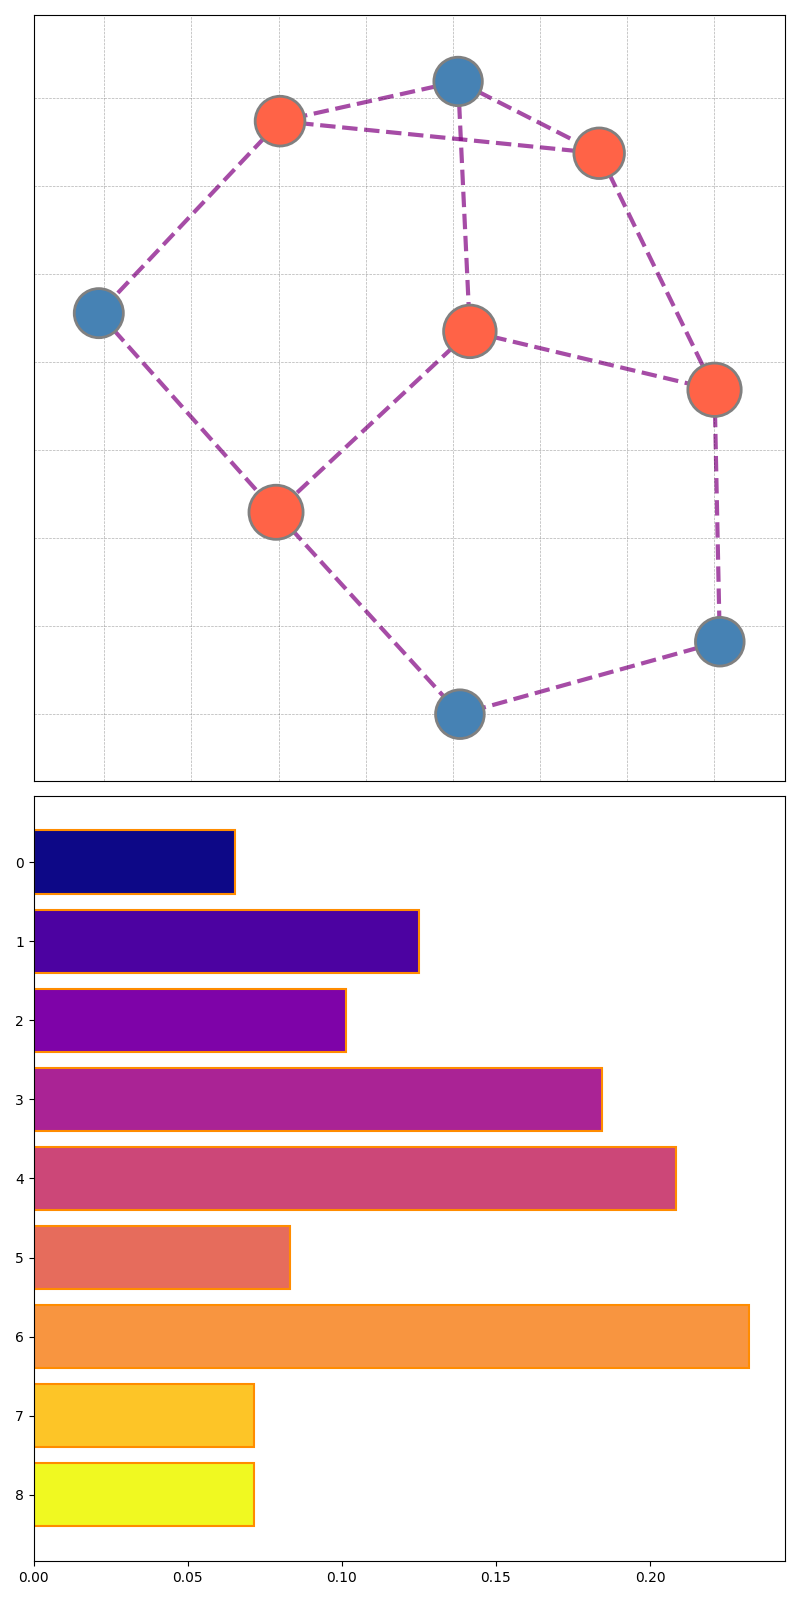

Here is the Python script that generated this plot:
import matplotlib.pyplot as plt
import networkx as nx
import numpy as np

writers_connections = {
    "Isaac Asimov": ["Arthur C. Clarke", "Robert Heinlein", "Ray Bradbury"],
    "Arthur C. Clarke": ["Isaac Asimov", "Robert Heinlein", "Philip K. Dick"],
    "Robert Heinlein": ["Isaac Asimov", "Arthur C. Clarke", "Frank Herbert"],
    "Ray Bradbury": ["Isaac Asimov", "Philip K. Dick", "Ursula K. Le Guin"],
    "Philip K. Dick": ["Arthur C. Clarke", "Ray Bradbury", "J.G. Ballard"],
    "Frank Herbert": ["Robert Heinlein", "Ursula K. Le Guin"],
    "Ursula K. Le Guin": ["Ray Bradbury", "Frank Herbert", "H.G. Wells"],
    "J.G. Ballard": ["Philip K. Dick", "H.G. Wells"],
    "H.G. Wells": ["Ursula K. Le Guin", "J.G. Ballard"]
}

G = nx.Graph(writers_connections)
betweenness_centrality = nx.betweenness_centrality(G)
node_sizes = [1100 + 1800 * betweenness_centrality[node] for node in G.nodes()]
node_colors = ["#FF6347" if betweenness_centrality[node] > 0.1 else "#4682B4" for node in G.nodes()]

fig, ax = plt.subplots(2, 1, figsize=(8, 16))

pos = nx.spring_layout(G, seed=42)
nx.draw_networkx_nodes(G, pos, ax=ax[0], node_size=node_sizes, node_color=node_colors, edgecolors='grey', linewidths=2)
nx.draw_networkx_edges(G, pos, ax=ax[0], width=3, alpha=0.7, edge_color='purple', style='dashed')
ax[0].grid(True, linestyle='--', linewidth=0.5, alpha=0.3, color='black')
ax[0].axis('on')

writer_names = list(betweenness_centrality.keys())
centrality_values = list(betweenness_centrality.values())
y_positions = np.arange(len(writer_names))
ax[1].barh(y_positions, centrality_values, color=plt.cm.plasma(np.linspace(0, 1, len(writer_names))), edgecolor='darkorange', linewidth=1.5)
ax[1].set_yticks(y_positions)
ax[1].invert_yaxis()

plt.tight_layout()
plt.show()
